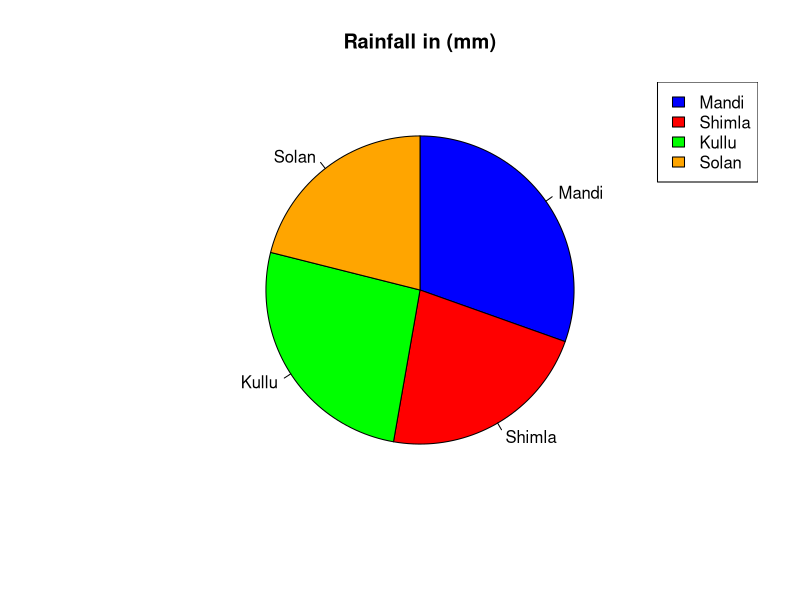

Write R code to recreate this figure.
# Syntax
# pie(x, labels, radius, main, col, clockwise)

# x- vector of data

# Optional paramters
# labels- description of pies
# radius- radius of pie (-1<=r<=1)
# main- title of chart
# col- color pallete
# clockwise- logical value indicating order of pies

# Create data for the graph.
rain <- c(221, 162, 190, 153)
labels <- c("Mandi", "Shimla", "Kullu", "Solan")

# Create a file
png(file = "pie_chart.jpg")

# Plot the chart
pie(rain,labels, main="Rainfall in (mm)", clockwise = TRUE, col=c("Blue","red","green","orange"))

# To insert a Legent (Optional)
legend("topright", c("Mandi", "Shimla", "Kullu", "Solan"), cex = 1, fill = c("Blue","red","green","orange"))

# Save the file
dev.off()